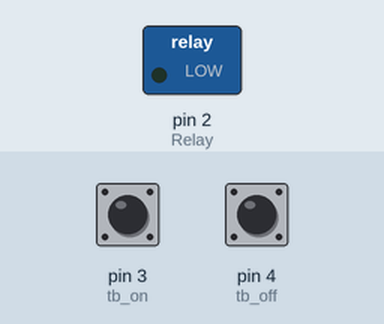
A sketch run on a simulated Arduino Uno, built with avr-gcc and run on an emulated ATmega328P. On the bench: switched loads named in the sketch (green lamp = pin HIGH). The inputs (shaded band) are chosen by the test bench; at power-on: pin 3 (tb_on) HIGH, pin 4 (tb_off) HIGH.

Above: at 1.2 s.
1.3 s: pin 3 (tb_on) pulled LOW for 0.15 s
At 2.3 s:
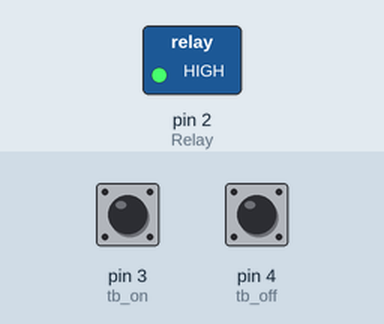
2.9 s: pin 4 (tb_off) pulled LOW for 0.15 s
At 3.5 s:
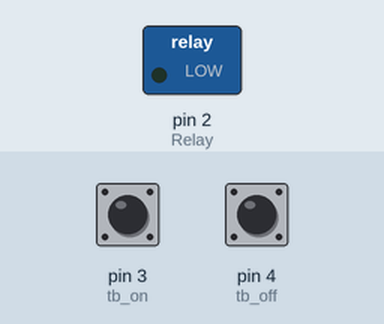
4.5 s: pin 3 (tb_on) pulled LOW for 1 s
At 4.8 s:
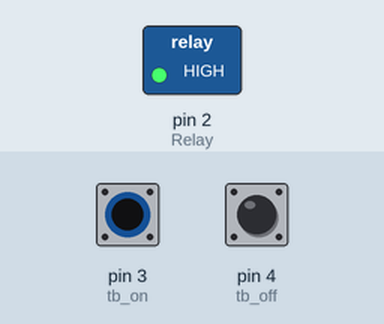
Timing chart, 0 to 7.5 s (numbered marks = the images above; inputs shaded):
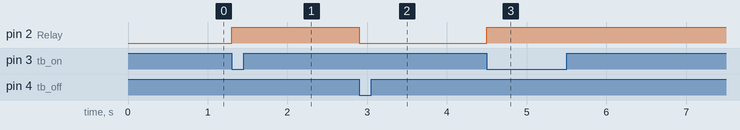

Measured:
- after the input at 1.3 s, pin 2 (Relay): LOW → HIGH at once
- after the input at 2.9 s, pin 2 (Relay): HIGH → LOW at once
- after the input at 4.5 s, pin 2 (Relay): LOW → HIGH at once

The sketch:

relay_ctrl.ino
```cpp
#define Relay 2
#define tb_on 3
#define tb_off 4
void setup(){
  pinMode(2,OUTPUT);
  pinMode(3,INPUT);
  pinMode(4,INPUT);
  digitalWrite(3,HIGH);
  digitalWrite(4,HIGH);
}
void loop(){
  if(digitalRead(tb_on)==LOW){
    digitalWrite(Relay,HIGH);
   }
  else if(digitalRead(tb_off)==LOW){
    digitalWrite(Relay,LOW);
   }

}
```
